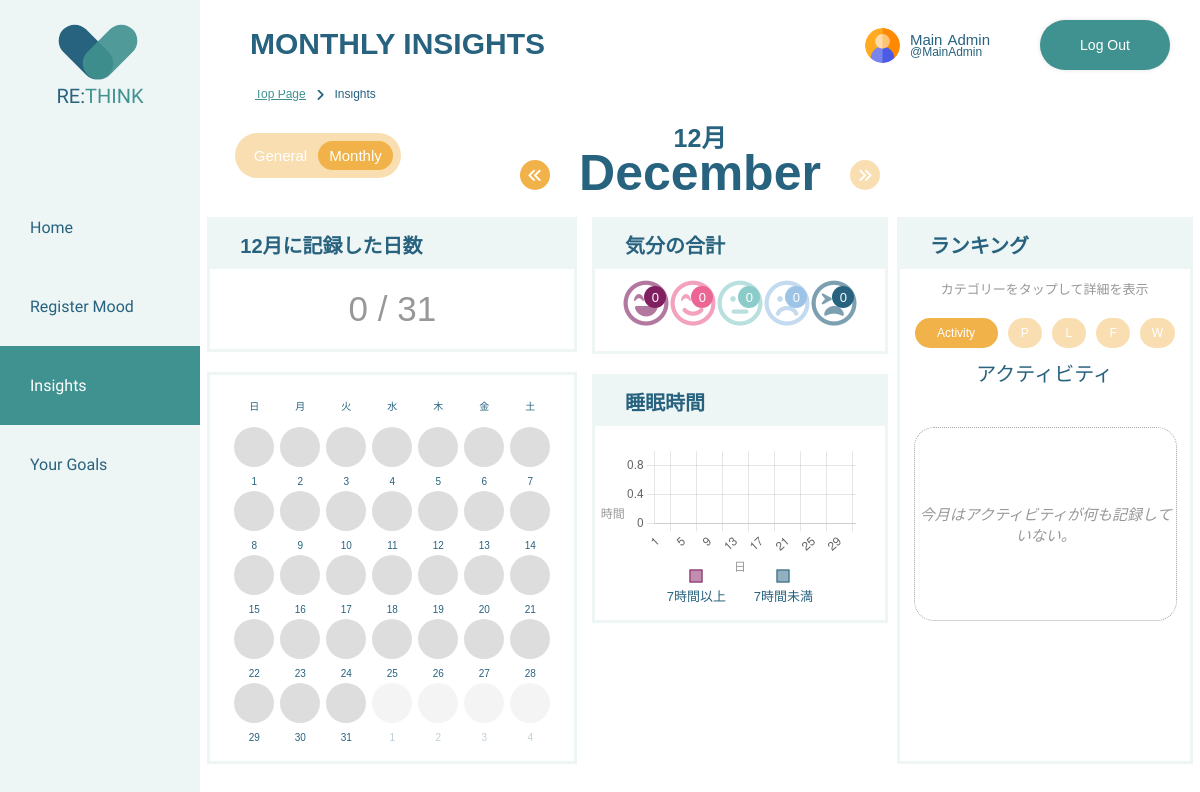
Screenshot of /rethink/user/tracking_insights/monthly_insights.php (signed in) with the database file from the repository.
### tables this page shows
CREATE TABLE `users` (
  `UserID` int(11) NOT NULL,
  `FirstName` varchar(50) NOT NULL,
  `LastName` varchar(50) NOT NULL,
  `Username` varchar(30) DEFAULT NULL,
  `Email` varchar(50) NOT NULL,
  `Password` varchar(30) NOT NULL,
  `Role` varchar(1) NOT NULL,
  `Created` date DEFAULT NULL,
  `profileImg` varchar(100) DEFAULT NULL
);

CREATE TABLE `moods` (
  `MoodID` int(11) NOT NULL,
  `MoodName` varchar(30) NOT NULL,
  `JapaneseMoodName` varchar(30) DEFAULT NULL,
  `moodEmoji` varchar(255) DEFAULT NULL,
  `moodEmojiColor` varchar(255) DEFAULT NULL
);

### rethink/user/tracking_insights/monthly_insights.php (the view, shortened to what the rows shown need)
<?php
include(BASE_PATH . "connections.php");
include(BASE_PATH . "check_login.php");
include(BASE_PATH . "header/user_layout.php");
require_once "../../server-side/user/calendar.php";
$userData = check_login($con);
$userID = $userData['UserID'];
$selectedDate = isset($_GET['date']) ? $_GET['date'] : date('Y-m-d');
function getYear($selectedDate) {
    return date('Y', strtotime($selectedDate));
}
$yearOfSelectedDate = getYear($selectedDate);
function getMonth($selectedDate) {
    return date('m', strtotime($selectedDate));
}
$monthOfSelectedDate = getMonth($selectedDate);
$selectedDate = $monthOfSelectedDate;
$calendar = new Calendar(new CurrentDate(), new CalendarDate());
$calendar->setMonth($selectedDate);
$calendar->create();
$queryMoods = "SELECT * FROM moods";
$resultMoods = mysqli_query($con,$queryMoods);
?>
<!DOCTYPE html>
<html lang="en">
    <head>
        <?php includeHeadAssets(); ?>
    </head>
    <body>
        <?php renderUserHeaderWithLogout($userData); ?>
        <div class="main-wrapper">
            <h2>Monthly Insights</h2>
            <div class="insights-wrapper">
                <section class="insights-left-section">
                    <div class="calendar-wrapper">
                        <div class="calendar-container mt-4">
                            <table class="table table-bordered mt-4">
                                <thread>
                                    <?php foreach ($calendar->getDayLabels() as $dayLabel): ?>
                                        <th>
                                            <?php echo $dayLabel; ?>
                                        </th>
                                    <?php endforeach; ?>
                                </thread>
                            </table>
                        </div>
                    </div>
                </section>
                <section class="insights-middle-section">
                    <section class="mood-count-wrapper">
                        <div class="mood-header-container">
                            <div class="mood-stats-container">
                                <div class="moods-summary">
                                        <?php
                                        while ($moodData = mysqli_fetch_assoc($resultMoods)) {
                                            $moodID = $moodData['MoodID'];
                                            $queryMoodCount = "SELECT t.MoodID, COUNT(MoodID) AS cntMood
                                                                FROM dailytracking d
                                                                JOIN trackmoods t ON d.TrackingID = t.TrackingID
                                                                WHERE UserID = $userID and Month(Date) = $selectedDate
                                                                AND Year(Date) = $yearOfSelectedDate
                                                                AND MoodID = $moodID
                                                                GROUP BY t.MoodID";
                                            $moodCountResult = mysqli_query($con,$queryMoodCount);
                                            $moodCountData = mysqli_fetch_assoc($moodCountResult);  ?>
                                            <div class="mood-item">
                                                <p class="mood-emoji">
                                                </p>
                                                <p class="mood-count
                                                    <?php
                                                    if ($moodID == MOOD_GREAT) {
                                                        echo ' mood-great';
                                                    } elseif ($moodID == MOOD_GOOD) {
                                                        echo ' mood-good';
                                                    } elseif ($moodID == MOOD_OKAY) {
                                                        echo ' mood-okay';
                                                    } elseif ($moodID == MOOD_BAD) {
                                                        echo ' mood-bad';
                                                    } elseif ($moodID == MOOD_AWFUL) {
                                                        echo ' mood-awful';
                                                    }
                                                    ?>">
                                                    <?php
                                                    if (!empty($moodCountData['cntMood'])) {
                                                        echo $moodCountData['cntMood'];
                                                    } else {
                                                        echo "0";
                                                    }
                                                    ?>
                                                </p>
                                            </div>
                                        <?php }  ?>
                                </div>
                            </div>
                        </div>
                    </section>
                </section>
            </div>
        </div>
    </body>
</html>

### rethink/server-side/shared/header/user_layout.php (shortened to what the rows shown need)
<?php
function hsc($hsc)
{
	return htmlspecialchars($hsc, ENT_QUOTES);
}
function includeHeadAssets() {
    echo '
        <meta charset="utf-8">
        <title>RE:THINK</title>
        <script src="https://kit.fontawesome.com/4f1988a159.js"></script>
        <link rel="preconnect" href="https://fonts.googleapis.com">
        <link rel="preconnect" href="https://fonts.gstatic.com" crossorigin>
        <link href="https://fonts.googleapis.com/css2?family=Gudea&display=swap" rel="stylesheet">
        <link rel="stylesheet" href="' . BASE_URL . './assets/css/shared.css">
        <link rel="stylesheet" href="' . BASE_URL . './assets/css/user.css">
        ';
}
function renderUserHeaderWithLogout($user_data){
    echo "
        <div class='top-header'>
            <a href='" . BASE_URL . "user/user_profile/my_page.php'>
                <div class='header-display'>
                    <div class='header-icon'>
                        <img src='" . BASE_URL . "assets/user-img/" .hsc($user_data['profileImg'])."' alt='User Profile Image'>
                    </div>
                    <div class='header-name-wrapper'>
                        <div class='header-name'>
                            <p class='first-name'>" .hsc($user_data['FirstName'])."</p>
                            <p class='last-name'>" .hsc($user_data['LastName'])."</p>
                        </div>
                        <div class='header-title'>
                            <p>@" .hsc($user_data['Username'])."</p>
                        </div>
                    </div>
                </div>
            </a>
            <a href='". BASE_URL . "server-side/shared/logout.php'>
                <div class='logout-sticky'>Log Out</div>
            </a>
        </div>
    ";
}
?>

### rows the page displays
users: profileImg (picture), FirstName "Main", LastName "Admin", Username "MainAdmin"

### other values shown
$monthNamesJapanese[($selectedDate - 1)] "12月"
$monthNamesEnglish[($selectedDate - 1)] "December"
$totalMoodsCount "0"
$daysInSelectedMonth "31"
$dayLabel "日"
$dayLabel "月"
$dayLabel "火"
$dayLabel "水"
$dayLabel "木"
$dayLabel "金"
$dayLabel "土"
$day['dayNumber'] "1"
$day['dayNumber'] "2"
$day['dayNumber'] "3"
$day['dayNumber'] "4"
